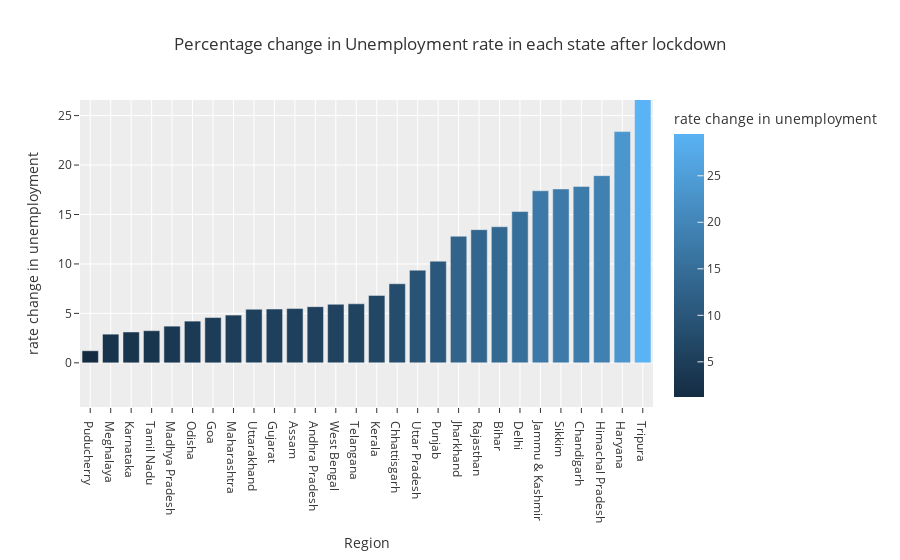

Source (notebook cell):
### Code cell
fig = px.bar(lockdown,x='Region',y='rate change in unemployment',color='rate change in unemployment',
            title='Percentage change in Unemployment rate in each state after lockdown',template='ggplot2')
fig.update_layout(xaxis={'categoryorder':'total ascending'})
fig.show()

### Figure 1 — Plotly figure (JSON) as saved in the notebook; plotly's stock layout.template omitted (floating-point values rounded to 4 significant figures)
{"data": [{"alignmentgroup": "True", "hovertemplate": "Region=%{x}<br>rate change in unemployment=%{marker.color}<extra></extra>", "legendgroup": "", "marker": {"color": [5.68, 5.49, 13.76, 17.84, 8, 15.3, 4.58, 5.44, 23.38, 18.93, 17.4, 12.8, 3.12, 6.82, 3.71, 4.83, 2.9, 4.22, 1.22, 10.28, 13.47, 17.58, 3.25, 5.97, 29.49, 9.37, 5.42, 5.92], "coloraxis": "coloraxis", "pattern": {"shape": ""}}, "name": "", "offsetgroup": "", "orientation": "v", "showlegend": false, "textposition": "auto", "type": "bar", "x": ["Andhra Pradesh", "Assam", "Bihar", "Chandigarh", "Chhattisgarh", "Delhi", "Goa", "Gujarat", "Haryana", "Himachal Pradesh", "Jammu & Kashmir", "Jharkhand", "Karnataka", "Kerala", "Madhya Pradesh", "Maharashtra", "Meghalaya", "Odisha", "Puducherry", "Punjab", "Rajasthan", "Sikkim", "Tamil Nadu", "Telangana", "Tripura", "Uttar Pradesh", "Uttarakhand", "West Bengal"], "xaxis": "x", "y": [5.68, 5.49, 13.76, 17.84, 8, 15.3, 4.58, 5.44, 23.38, 18.93, 17.4, 12.8, 3.12, 6.82, 3.71, 4.83, 2.9, 4.22, 1.22, 10.28, 13.47, 17.58, 3.25, 5.97, 29.49, 9.37, 5.42, 5.92], "yaxis": "y"}], "layout": {"autosize": true, "barmode": "relative", "coloraxis": {"colorbar": {"title": {"text": "rate change in unemployment"}}, "colorscale": [[0, "rgb(20,44,66)"], [1, "rgb(90,179,244)"]]}, "legend": {"tracegroupgap": 0}, "title": {"text": "Percentage change in Unemployment rate in each state after lockdown"}, "xaxis": {"anchor": "y", "autorange": true, "categoryorder": "total ascending", "domain": [0, 1], "range": [-0.5, 27.5], "title": {"text": "Region"}, "type": "category"}, "yaxis": {"anchor": "x", "autorange": false, "domain": [0, 1], "range": [-4.465, 26.58], "title": {"text": "rate change in unemployment"}, "type": "linear"}}}
